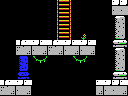

A level layout from a 2D game, rendered from its tile map. Below: a short description, then the map file with its tile-grid data intact:
An orthogonal 16x12 tile map with 8x8 px tiles, 1 tile layer (Tile Layer 1) and 8 objects (2x item, 2x breakable-right, 2x door-right, big-item, 4x4-item).

<map version="1.0" orientation="orthogonal" renderorder="right-down" width="16" height="12" tilewidth="8" tileheight="8" nextobjectid="9">
 <properties>
  <property name="down" value="hole" />
  <property name="left" value="hole" />
  <property name="up" value="stairs" />
 </properties>
 <tileset firstgid="1" name="tiles" tilewidth="8" tileheight="8" tilecount="256" columns="16">
  <image source="tiles.png" width="128" height="128" />
 </tileset>
 <layer name="Tile Layer 1" width="16" height="12">
  <data encoding="csv">
1,1,1,1,1,1,1,249,168,1,1,1,1,1,247,247,
1,1,1,1,1,1,1,249,168,1,1,1,1,1,153,153,
1,1,1,1,1,1,1,249,168,1,1,1,1,1,196,197,
1,1,1,1,1,1,1,249,168,1,1,1,1,1,212,213,
1,1,1,1,1,1,1,249,168,1,101,1,1,1,228,229,
1,1,151,156,247,156,151,156,247,156,247,156,1,1,244,245,
1,1,153,152,153,152,153,152,153,152,153,152,1,1,196,197,
1,1,117,118,97,98,1,1,1,97,98,1,1,1,212,213,
1,1,119,120,1,1,1,1,1,1,1,1,1,1,228,229,
1,1,113,114,1,1,1,1,1,1,1,1,1,1,244,245,
151,156,247,156,1,1,1,1,1,1,1,1,156,247,247,156,
153,152,153,152,1,1,1,1,1,1,1,1,152,153,153,152
</data>
 </layer>
 <objectgroup name="objects">
  <object id="1" type="item" x="96" y="64" width="16" height="16" />
  <object id="2" type="item" x="40" y="24" width="16" height="16" />
  <object id="3" type="big-item" x="24" y="16" width="32" height="24" />
  <object id="4" type="breakable-right" x="112" y="16" width="16" height="32" />
  <object id="5" type="breakable-right" x="112" y="48" width="16" height="32" />
  <object id="6" type="door-right" x="112" y="16" width="16" height="24" />
  <object id="7" type="door-right" x="112" y="48" width="16" height="24" />
  <object id="8" type="4x4-item" x="24" y="8" width="32" height="32" />
 </objectgroup>
</map>
